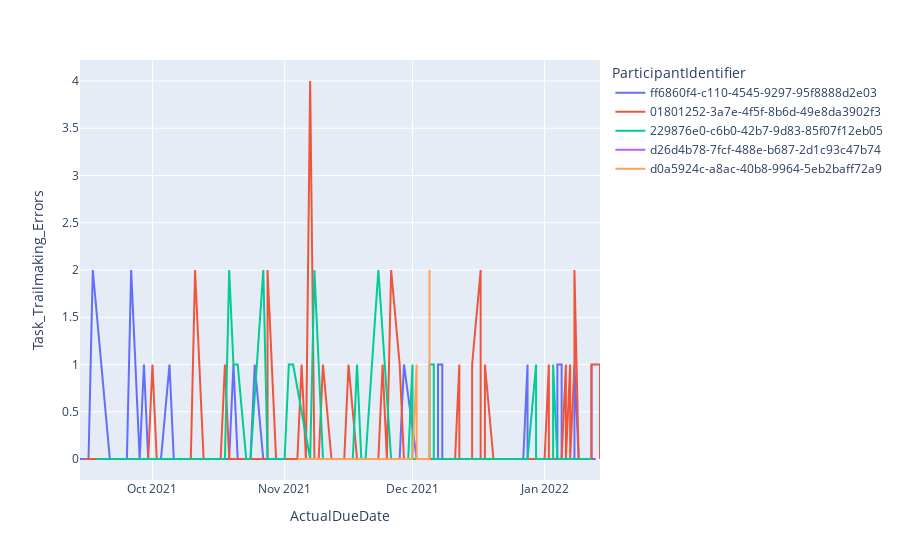

The cell this chart's notebook holds for it:
### Code cell
fig = px.line(df, x="ActualDueDate", y="Task_Trailmaking_Errors", color='ParticipantIdentifier')
fig.show()

### Figure 1 — Plotly figure (JSON) as saved in the notebook; plotly's stock layout.template omitted (floating-point values rounded to 4 significant figures)
{"data": [{"hovertemplate": "ParticipantIdentifier=ff6860f4-c110-4545-9297-95f8888d2e03<br>ActualDueDate=%{x}<br>Task_Trailmaking_Errors=%{y}<extra></extra>", "legendgroup": "ff6860f4-c110-4545-9297-95f8888d2e03", "line": {"color": "#636efa", "dash": "solid"}, "mode": "lines", "name": "ff6860f4-c110-4545-9297-95f8888d2e03", "orientation": "v", "showlegend": true, "type": "scatter", "x": ["2021-09-14", "2021-09-15", "2021-09-16", "2021-09-17", "2021-09-19", "2021-09-21", "2021-09-22", "2021-09-23", "2021-09-24", "2021-09-25", "2021-09-26", "2021-09-27", "2021-09-28", "2021-09-29", "2021-09-30", "2021-10-01", "2021-10-02", "2021-10-03", "2021-10-05", "2021-10-06", "2021-10-07", "2021-10-09", "2021-10-10", "2021-10-11", "2021-10-12", "2021-10-13", "2021-10-14", "2021-10-16", "2021-10-17", "2021-10-18", "2021-10-19", "2021-10-20", "2021-10-21", "2021-10-22", "2021-10-23", "2021-10-24", "2021-10-25", "2021-10-27", "2021-10-28", "2021-10-31", "2021-11-01", "2021-11-02", "2021-11-03", "2021-11-04", "2021-11-05", "2021-11-06", "2021-11-07", "2021-11-08", "2021-11-09", "2021-11-10", "2021-11-11", "2021-11-12", "2021-11-13", "2021-11-14", "2021-11-15", "2021-11-16", "2021-11-17", "2021-11-18", "2021-11-21", "2021-11-22", "2021-11-23", "2021-11-24", "2021-11-25", "2021-11-26", "2021-11-27", "2021-11-28", "2021-11-29", "2021-12-02", "2021-12-02", "2021-12-03", "2021-12-03", "2021-12-04", "2021-12-04", "2021-12-05", "2021-12-05", "2021-12-06", "2021-12-06", "2021-12-07", "2021-12-07", "2021-12-08", "2021-12-08", "2021-12-27", "2021-12-27", "2021-12-28", "2021-12-28", "2021-12-30", "2021-12-30", "2022-01-02", "2022-01-02", "2022-01-03", "2022-01-03", "2022-01-04", "2022-01-04", "2022-01-05", "2022-01-05", "2022-01-06", "2022-01-06", "2022-01-07", "2022-01-07", "2022-01-08", "2022-01-08", "2022-01-09", "2022-01-09", "2022-01-10", "2022-01-10", "2022-01-11", "2022-01-11", "2022-01-11", "2022-01-12", "2022-01-12", "2022-01-12", "2022-01-13", "2022-01-13", "2022-01-13"], "xaxis": "x", "y": [0, 0, 0, 2, 1, 0, 0, 0, 0, 0, 2, 1, 0, 1, 0, 0, 0, 0, 1, 0, 0, 0, 0, 0, 0, 0, 0, 0, 0, 0, 0, 1, 0, 0, 0, 0, 1, 0, 0, 0, 0, 0, 0, 0, 0, 0, 0, 0, 0, 0, 0, 0, 0, 0, 0, 0, 0, 0, 0, 0, 0, 0, 0, 0, 0, 0, 1, 0, 0, 0, 0, 0, 0, 0, 0, 0, 0, 0, 1, 1, 0, 0, 0, 1, 0, 0, 0, 0, 0, 0, 0, 0, 1, 1, 0, 0, 0, 0, 0, 0, 1, 0, 0, 0, 0, 0, 0, 0, 0, 1, 0, 0, 0, 0], "yaxis": "y"}, {"hovertemplate": "ParticipantIdentifier=01801252-3a7e-4f5f-8b6d-49e8da3902f3<br>ActualDueDate=%{x}<br>Task_Trailmaking_Errors=%{y}<extra></extra>", "legendgroup": "01801252-3a7e-4f5f-8b6d-49e8da3902f3", "line": {"color": "#EF553B", "dash": "solid"}, "mode": "lines", "name": "01801252-3a7e-4f5f-8b6d-49e8da3902f3", "orientation": "v", "showlegend": true, "type": "scatter", "x": ["2021-09-15", "2021-09-18", "2021-09-19", "2021-09-21", "2021-09-24", "2021-09-25", "2021-09-26", "2021-09-27", "2021-09-28", "2021-09-29", "2021-09-30", "2021-10-01", "2021-10-02", "2021-10-03", "2021-10-04", "2021-10-06", "2021-10-06", "2021-10-08", "2021-10-09", "2021-10-10", "2021-10-11", "2021-10-13", "2021-10-13", "2021-10-15", "2021-10-15", "2021-10-17", "2021-10-18", "2021-10-19", "2021-10-20", "2021-10-21", "2021-10-22", "2021-10-23", "2021-10-24", "2021-10-26", "2021-10-28", "2021-10-28", "2021-10-30", "2021-10-31", "2021-11-01", "2021-11-02", "2021-11-03", "2021-11-04", "2021-11-05", "2021-11-06", "2021-11-07", "2021-11-08", "2021-11-09", "2021-11-10", "2021-11-12", "2021-11-14", "2021-11-15", "2021-11-16", "2021-11-18", "2021-11-18", "2021-11-19", "2021-11-20", "2021-11-21", "2021-11-22", "2021-11-23", "2021-11-24", "2021-11-25", "2021-11-26", "2021-11-28", "2021-11-29", "2021-11-30", "2021-11-30", "2021-12-01", "2021-12-01", "2021-12-02", "2021-12-02", "2021-12-03", "2021-12-03", "2021-12-04", "2021-12-04", "2021-12-06", "2021-12-06", "2021-12-07", "2021-12-07", "2021-12-08", "2021-12-08", "2021-12-09", "2021-12-09", "2021-12-11", "2021-12-11", "2021-12-12", "2021-12-12", "2021-12-13", "2021-12-13", "2021-12-14", "2021-12-14", "2021-12-15", "2021-12-15", "2021-12-17", "2021-12-17", "2021-12-18", "2021-12-18", "2021-12-20", "2021-12-20", "2022-01-01", "2022-01-01", "2022-01-02", "2022-01-02", "2022-01-03", "2022-01-03", "2022-01-04", "2022-01-04", "2022-01-05", "2022-01-05", "2022-01-06", "2022-01-06", "2022-01-07", "2022-01-07", "2022-01-08", "2022-01-08", "2022-01-09", "2022-01-09", "2022-01-10", "2022-01-10", "2022-01-10", "2022-01-12", "2022-01-12", "2022-01-12", "2022-01-12", "2022-01-12", "2022-01-12", "2022-01-14", "2022-01-14", "2022-01-14"], "xaxis": "x", "y": [0, 0, 0, 0, 0, 0, 0, 0, 0, 0, 0, 1, 0, 0, 0, 0, 0, 0, 0, 0, 2, 0, 0, 0, 0, 0, 1, 0, 0, 0, 0, 0, 0, 0, 0, 2, 0, 0, 0, 0, 0, 0, 1, 0, 4, 0, 0, 1, 0, 0, 0, 1, 0, 0, 0, 0, 0, 0, 0, 1, 0, 2, 1, 0, 0, 0, 0, 0, 0, 0, 0, 0, 0, 0, 0, 0, 0, 0, 0, 0, 0, 0, 0, 0, 1, 0, 0, 0, 0, 0, 0, 1, 2, 0, 0, 1, 0, 0, 0, 0, 1, 0, 0, 0, 0, 0, 0, 0, 1, 0, 1, 0, 1, 2, 0, 0, 0, 0, 0, 0, 0, 0, 1, 0, 1, 1, 0, 0], "yaxis": "y"}, {"hovertemplate": "ParticipantIdentifier=229876e0-c6b0-42b7-9d83-85f07f12eb05<br>ActualDueDate=%{x}<br>Task_Trailmaking_Errors=%{y}<extra></extra>", "legendgroup": "229876e0-c6b0-42b7-9d83-85f07f12eb05", "line": {"color": "#00cc96", "dash": "solid"}, "mode": "lines", "name": "229876e0-c6b0-42b7-9d83-85f07f12eb05", "orientation": "v", "showlegend": true, "type": "scatter", "x": ["2021-09-18", "2021-09-19", "2021-09-20", "2021-09-21", "2021-09-23", "2021-09-24", "2021-09-25", "2021-09-28", "2021-09-29", "2021-10-01", "2021-10-02", "2021-10-03", "2021-10-04", "2021-10-06", "2021-10-07", "2021-10-10", "2021-10-11", "2021-10-13", "2021-10-15", "2021-10-16", "2021-10-17", "2021-10-18", "2021-10-19", "2021-10-20", "2021-10-21", "2021-10-23", "2021-10-24", "2021-10-27", "2021-10-28", "2021-10-30", "2021-10-31", "2021-11-01", "2021-11-02", "2021-11-03", "2021-11-07", "2021-11-08", "2021-11-10", "2021-11-12", "2021-11-13", "2021-11-15", "2021-11-17", "2021-11-18", "2021-11-19", "2021-11-20", "2021-11-23", "2021-11-26", "2021-11-27", "2021-11-30", "2021-11-30", "2021-12-01", "2021-12-01", "2021-12-03", "2021-12-03", "2021-12-05", "2021-12-05", "2021-12-06", "2021-12-06", "2021-12-21", "2021-12-21", "2021-12-28", "2021-12-28", "2021-12-30", "2021-12-30", "2021-12-31", "2021-12-31", "2022-01-02", "2022-01-02", "2022-01-03", "2022-01-03", "2022-01-04", "2022-01-04", "2022-01-05", "2022-01-05", "2022-01-12", "2022-01-12", "2022-01-12"], "xaxis": "x", "y": [0, 0, 0, 0, 0, 0, 0, 0, 0, 0, 0, 0, 0, 0, 0, 0, 0, 0, 0, 0, 0, 0, 2, 1, 1, 0, 0, 2, 0, 0, 0, 0, 1, 1, 0, 2, 0, 0, 0, 0, 0, 1, 0, 0, 2, 0, 0, 0, 0, 1, 0, 0, 0, 0, 1, 1, 0, 0, 0, 0, 0, 1, 0, 0, 0, 0, 0, 0, 1, 0, 0, 0, 0, 0, 0, 0], "yaxis": "y"}, {"hovertemplate": "ParticipantIdentifier=d26d4b78-7fcf-488e-b687-2d1c93c47b74<br>ActualDueDate=%{x}<br>Task_Trailmaking_Errors=%{y}<extra></extra>", "legendgroup": "d26d4b78-7fcf-488e-b687-2d1c93c47b74", "line": {"color": "#ab63fa", "dash": "solid"}, "mode": "lines", "name": "d26d4b78-7fcf-488e-b687-2d1c93c47b74", "orientation": "v", "showlegend": true, "type": "scatter", "x": ["2021-09-23"], "xaxis": "x", "y": [0], "yaxis": "y"}, {"hovertemplate": "ParticipantIdentifier=d0a5924c-a8ac-40b8-9964-5eb2baff72a9<br>ActualDueDate=%{x}<br>Task_Trailmaking_Errors=%{y}<extra></extra>", "legendgroup": "d0a5924c-a8ac-40b8-9964-5eb2baff72a9", "line": {"color": "#FFA15A", "dash": "solid"}, "mode": "lines", "name": "d0a5924c-a8ac-40b8-9964-5eb2baff72a9", "orientation": "v", "showlegend": true, "type": "scatter", "x": ["2021-11-04", "2021-11-05", "2021-12-01", "2021-12-01", "2021-12-01", "2021-12-02", "2021-12-02", "2021-12-05", "2021-12-05", "2021-12-05"], "xaxis": "x", "y": [0, 0, 0, 0, 0, 1, 0, 0, 2, 0], "yaxis": "y"}], "layout": {"autosize": true, "legend": {"title": {"text": "ParticipantIdentifier"}, "tracegroupgap": 0}, "margin": {"t": 60}, "xaxis": {"anchor": "y", "autorange": true, "domain": [0, 1], "range": ["2021-09-14", "2022-01-14"], "title": {"text": "ActualDueDate"}, "type": "date"}, "yaxis": {"anchor": "x", "autorange": true, "domain": [0, 1], "range": [-0.2222, 4.222], "title": {"text": "Task_Trailmaking_Errors"}, "type": "linear"}}}
